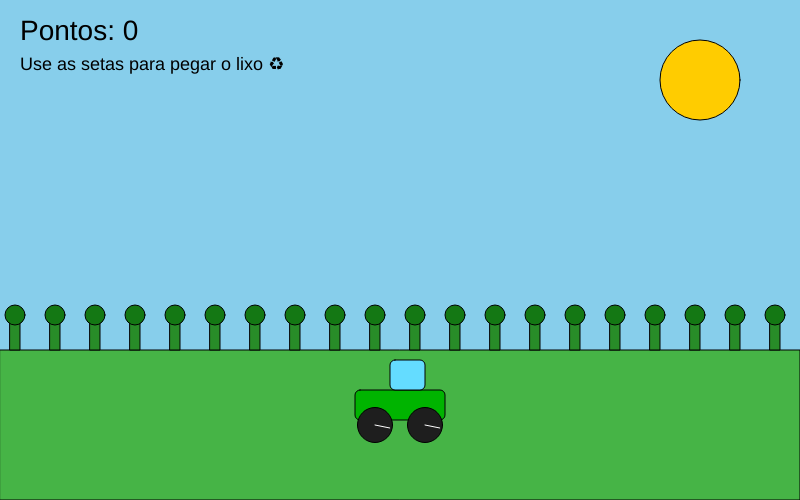
Frame 1 (no input)
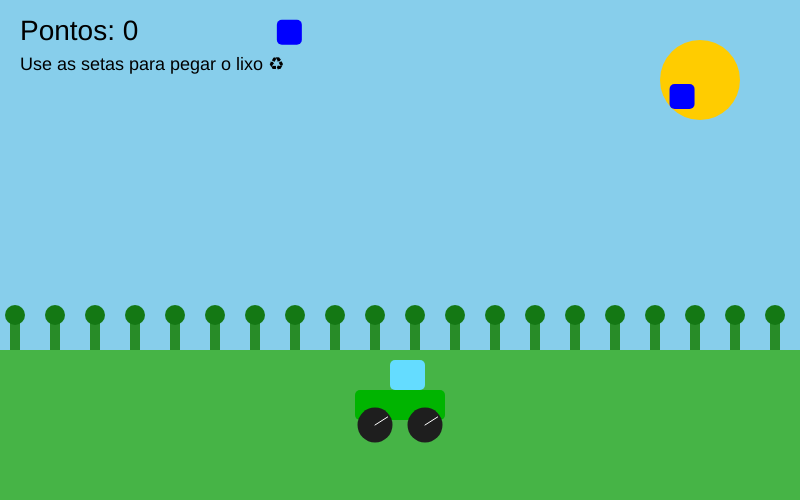
Frame 60 (no input)
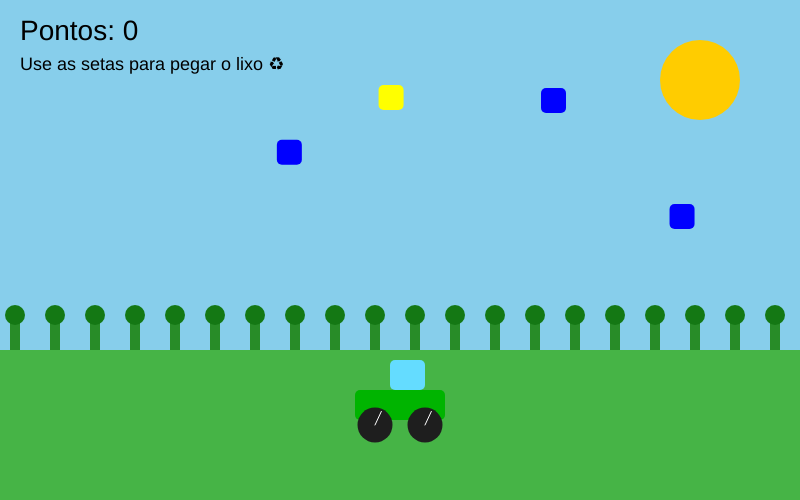
Frame 120 (the mouse pressed at the canvas centre since frame 60)

The p5.js sketch that drew these frames (run headless with seeded random() and noise() and a simulated clock; from frame 60 on, the mouse is pressed at the canvas centre):

// p5.js sketch
// ── sketch.js
let tratorX = 400;
let pontos = 0;
let lixo = [];
let gameOver = false;

function setup() {
  createCanvas(800, 500);
  
  
  for (let i = 0; i < 8; i++) {
    lixo.push({
      x: random(width),
      y: random(-500, 0),
      tipo: int(random(3))
    });
  }
}

function draw() {
  fundo();

  
  if (keyIsDown(LEFT_ARROW)) {
    tratorX -= 8;
  }

  if (keyIsDown(RIGHT_ARROW)) {
    tratorX += 8;
  }

  
  tratorX = constrain(tratorX, 50, width - 50);

  
  desenharTrator();

  
  for (let i = 0; i < lixo.length; i++) {

    desenharLixo(lixo[i]);

    
    lixo[i].y += 2;

    
    if (lixo[i].y > height) {
      lixo[i].y = random(-300, -50);
      lixo[i].x = random(width);
    }

    
    if (
      lixo[i].x > tratorX - 45 &&
      lixo[i].x < tratorX + 45 &&
      lixo[i].y > 370 &&
      lixo[i].y < 440
    ) {

      pontos += 10;

      
      lixo[i].y = random(-300, -50);
      lixo[i].x = random(width);
    }
  }

  
  fill(0);
  textSize(28);
  text("Pontos: " + pontos, 20, 40);

  textSize(18);
  text("Use as setas para pegar o lixo ♻", 20, 70);
}


function fundo() {

  background(135, 206, 235);

  
  fill(255, 204, 0);
  ellipse(700, 80, 80);

  
  fill(70, 180, 70);
  rect(0, 350, width, 150);

  
  for (let x = 0; x < width; x += 40) {

    fill(40, 140, 40);
    rect(x + 10, 320, 10, 30);

    fill(20, 120, 20);
    ellipse(x + 15, 315, 20);
  }
}


function desenharTrator() {

  fill(0, 180, 0);
  rect(tratorX - 45, 390, 90, 30, 5);

  
  fill(100, 220, 255);
  rect(tratorX - 10, 360, 35, 30, 5);

  fill(30);
  ellipse(tratorX - 25, 425, 35);
  ellipse(tratorX + 25, 425, 35);

  stroke(255);

  let giro = frameCount * 0.2;

  line(
    tratorX - 25,
    425,
    tratorX - 25 + cos(giro) * 15,
    425 + sin(giro) * 15
  );

  line(
    tratorX + 25,
    425,
    tratorX + 25 + cos(giro) * 15,
    425 + sin(giro) * 15
  );

  noStroke();
}

function desenharLixo(obj) {

  if (obj.tipo == 0) {
    fill(0, 0, 255);
  }

  if (obj.tipo == 1) {
    fill(255, 0, 0);
  }

  if (obj.tipo == 2) {
    fill(255, 255, 0);
  }

  rect(obj.x, obj.y, 25, 25, 5);
}
